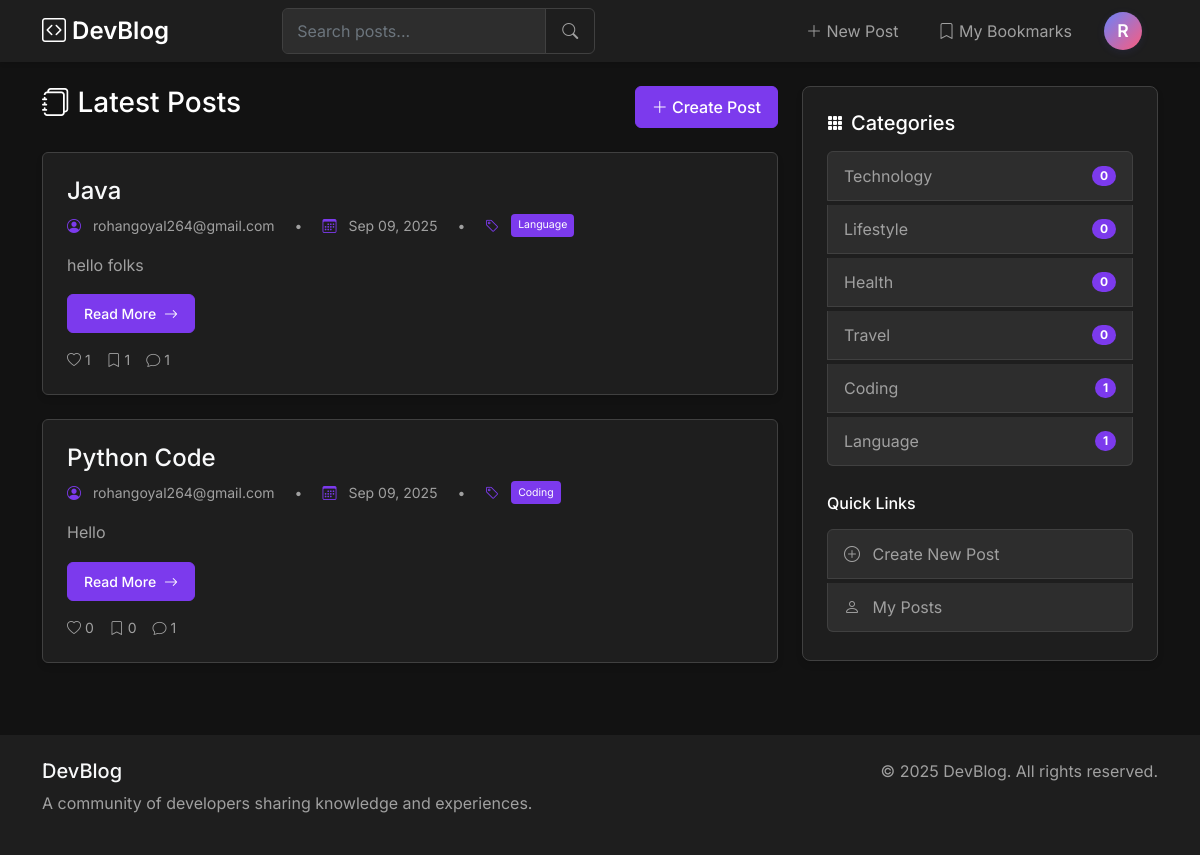
The app's page /home/ (signed in), older data.
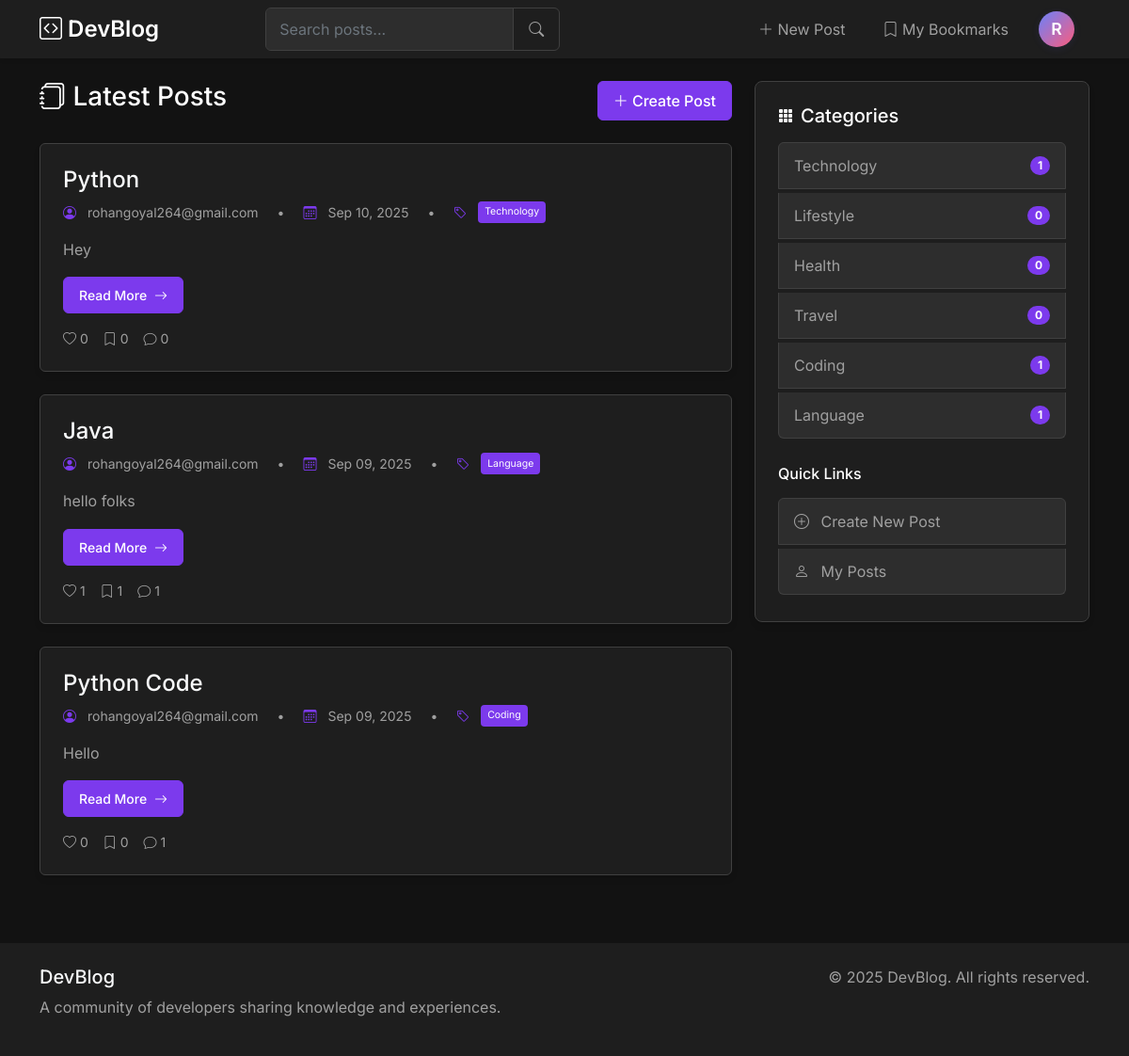
The same page, newer data.
### blogs/models.py (models this page shows, shortened)
class Post(models.Model):
    title = models.CharField(max_length=200)
    content = models.TextField()
    author = models.ForeignKey(User, on_delete=models.CASCADE)
    category = models.ForeignKey(Category, on_delete=models.SET_NULL, null=True)
    tags = models.ManyToManyField('Tag', blank=True, related_name='posts')
    created_at = models.DateTimeField(auto_now_add=True)
    updated_at = models.DateTimeField(auto_now=True)
    excerpt = models.TextField(blank=True, null=True)  # Short preview text
    featured_image = models.ImageField(
        upload_to="posts/",
        blank=True,
        null=True,
        help_text="Cover image for your post"
    )
    likes = models.ManyToManyField(
        User,
        related_name="liked_posts",
        blank=True
    )
    bookmarks = models.ManyToManyField(
        User,
        related_name="bookmarked_posts",
        blank=True
    )
    def total_likes(self):
        return self.likes.count()
    def total_bookmarks(self):
        return self.bookmarks.count()
    def comment_count(self):
        return self.comments.count()

class Category(models.Model):
    name = models.CharField(max_length=50)
    slug = models.SlugField(unique=True, blank=True)

### blogs/views.py (the view)
# urls.py: path('home/', views.index, name='index'),
@login_required
def index(request):
    posts = Post.objects.all().order_by('-created_at')
    categories = Category.objects.all()
    return render(request, 'blogs/index.html', {
        'posts': posts,
        'categories': categories
    })

### blogs/templates/blogs/index.html (shortened to what this page needs)
{% extends 'blogs/base.html' %}
{% block content %}
<div class="row">
    <div class="col-lg-8">
        <div class="d-flex justify-content-between align-items-center mb-4">
            <h2 class="h3"><i class="bi bi-journals"></i> Latest Posts</h2>
            {% if user.is_authenticated %}
            <a href="{% url 'post_create' %}" class="btn btn-primary">
                <i class="bi bi-plus-lg"></i> Create Post
            </a>
            {% endif %}
        </div>
        {% for post in posts %}
        <article class="card post-card animate-fade-in mb-4">
            <div class="card-body">
                <h3 class="h4 mb-2">
                    <a href="{% url 'post_detail' post.pk %}" class="text-decoration-none text-light">
                        {{ post.title }}
                    </a>
                </h3>
                <div class="post-meta mb-3">
                    <i class="bi bi-person-circle"></i> {{ post.author.username }}
                    <span class="mx-2">•</span>
                    <i class="bi bi-calendar3"></i> {{ post.created_at|date:"M d, Y" }}
                    <span class="mx-2">•</span>
                    <i class="bi bi-tag"></i>
                    {% if post.category and post.category.slug %}
                        <a href="{% url 'category_posts' post.category.slug %}" class="badge-category">
                            {{ post.category.name }}
                        </a>
                    {% else %}
                        <span class="badge bg-secondary">No Category</span>
                    {% endif %}
                </div>
                {% if post.excerpt %}
                    <p class="post-content mb-3">{{ post.excerpt }}</p>
                {% else %}
                    <p class="post-content mb-3">{{ post.content|truncatewords:50 }}</p>
                {% endif %}
                <a href="{% url 'post_detail' post.pk %}" class="btn btn-primary btn-sm mb-2">
                    Read More <i class="bi bi-arrow-right ms-1"></i>
                </a>
                <div class="d-flex gap-3 text-muted small mt-2">
                    <span><i class="bi bi-heart"></i> {{ post.total_likes }}</span>
                    <span><i class="bi bi-bookmark"></i> {{ post.total_bookmarks }}</span>
                    <span><i class="bi bi-chat"></i> {{ post.comment_count }}</span>
                </div>
            </div>
        </article>
        {% endfor %}
    </div>
    <div class="col-lg-4">
        <div class="categories-sidebar sticky-top" style="top: 80px;">
            <div class="d-flex align-items-center mb-3">
                <i class="bi bi-grid-3x3-gap-fill me-2"></i>
                <h2 class="h5 mb-0">Categories</h2>
            </div>
            <div class="list-group">
                {% for category in categories %}
                <a href="{% url 'category_posts' category.slug %}"
                   class="list-group-item list-group-item-action d-flex justify-content-between align-items-center">
                    {{ category.name }}
                    <span class="badge rounded-pill" style="background-color: var(--accent-color)">
                        {{ category.post_set.count }}
                    </span>
                </a>
                {% empty %}
                <div class="text-center py-3">
                    <i class="bi bi-grid-3x3-gap me-2"></i>
                    No categories yet
                </div>
                {% endfor %}
            </div>
            {% if user.is_authenticated %}
            <div class="mt-4">
                <h3 class="h6 mb-3">Quick Links</h3>
                <div class="list-group">
                    <a href="{% url 'post_create' %}" class="list-group-item list-group-item-action">
                        <i class="bi bi-plus-circle me-2"></i> Create New Post
                    </a>
                    <a href="#" class="list-group-item list-group-item-action">
                        <i class="bi bi-person me-2"></i> My Posts
                    </a>
                </div>
            </div>
            {% endif %}
        </div>
    </div>
</div>
{% endblock %}

Row changes from the older to the newer data that the page shows:
added Post: title "Python", author.username "rohangoyal264@gmail.com", created_at "Sep 10, 2025", category.name "Technology", content "Hey", total_likes "0", total_bookmarks "0", comment_count "0"
computed for Category "Technology": post_set.count "0" → "1"
